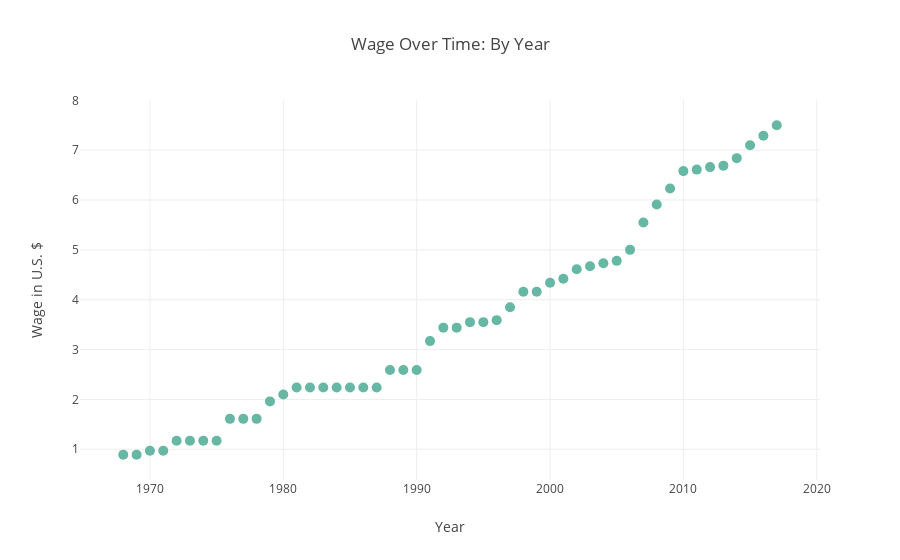

This figure's notebook cell:
### Markdown cell above
<br><font style = 'font-family:calibri'><font size = 4>The graph below displays the mean wage over time, rounded to the closest penny. We can see that wage has increased over time from .89 cents in 1968 to $7.50 in 2017, which is .25 cents higher than the <a href='https://www.dol.gov/whd/minimumwage.htm'> current Federal Minimum Wage</a>. It is likely that this discrepency is due to the high minimum wage in states like Washington, even though some states do not report their own minimum wage.

The year 1991 sees a jump in mean wage from the steady increase over time. This is likely due to the high increase of the minimum wage in Washington, Oregon, and Alaska that happened that same year (see graph <i>Wage Over Time: by State and Year</i>).

<br>
Though the Federal Minimum Wage has not increased since 2009, we can see that the mean wage in the U.S. has continued to increase. This is likely in relation to states adapting their own minimum wage that is higher than the federal mandated one. In the graph <i>Wage Over Time: by State and Year</i>, we can see that most of the states are clusterd closer together in the earlier years between 1968-1975 and 1980-1990 and as wages begin to vary and increase, so does the mean wage in the U.S.

### Code cell
layout = go.Layout(
    title= 'Wage Over Time: By Year',
    yaxis = dict(
        title = 'Wage in U.S. $',
    ),
    xaxis = dict(
        title = 'Year'
    )
)
tracemedian = go.Scatter(
    x = mean_yearly_wage['Year'],
    y = round(mean_yearly_wage['High_Value'],2),
    mode = 'markers',
    text = mean_yearly_wage['Year'],
    marker = dict(
        size = 10,
        color = '#66B7A3',
        ),
    name = 'Wage Over Time',
    line = dict(
        shape = 'spline'
    )
)

fig = go.Figure (data = [tracemedian], layout = layout)
py.offline.iplot(fig)

### Figure 1 — Plotly figure (JSON) as saved in the notebook; plotly's stock layout.template omitted (floating-point values rounded to 4 significant figures)
{"data": [{"line": {"shape": "spline"}, "marker": {"color": "#66B7A3", "size": 10}, "mode": "markers", "name": "Wage Over Time", "text": [1968, 1969, 1970, 1971, 1972, 1973, 1974, 1975, 1976, 1977, 1978, 1979, 1980, 1981, 1982, 1983, 1984, 1985, 1986, 1987, 1988, 1989, 1990, 1991, 1992, 1993, 1994, 1995, 1996, 1997, 1998, 1999, 2000, 2001, 2002, 2003, 2004, 2005, 2006, 2007, 2008, 2009, 2010, 2011, 2012, 2013, 2014, 2015, 2016, 2017], "type": "scatter", "uid": "0b714ec5-ee14-475a-a8ee-806faa5210c9", "x": [1968, 1969, 1970, 1971, 1972, 1973, 1974, 1975, 1976, 1977, 1978, 1979, 1980, 1981, 1982, 1983, 1984, 1985, 1986, 1987, 1988, 1989, 1990, 1991, 1992, 1993, 1994, 1995, 1996, 1997, 1998, 1999, 2000, 2001, 2002, 2003, 2004, 2005, 2006, 2007, 2008, 2009, 2010, 2011, 2012, 2013, 2014, 2015, 2016, 2017], "y": [0.89, 0.89, 0.97, 0.97, 1.17, 1.17, 1.17, 1.17, 1.61, 1.61, 1.61, 1.96, 2.1, 2.24, 2.24, 2.24, 2.24, 2.24, 2.24, 2.24, 2.59, 2.59, 2.59, 3.17, 3.44, 3.44, 3.55, 3.55, 3.59, 3.85, 4.16, 4.16, 4.34, 4.42, 4.61, 4.67, 4.73, 4.78, 5, 5.55, 5.91, 6.23, 6.58, 6.61, 6.66, 6.69, 6.84, 7.1, 7.29, 7.5]}], "layout": {"title": {"text": "Wage Over Time: By Year"}, "xaxis": {"title": {"text": "Year"}}, "yaxis": {"title": {"text": "Wage in U.S. $"}}}}
